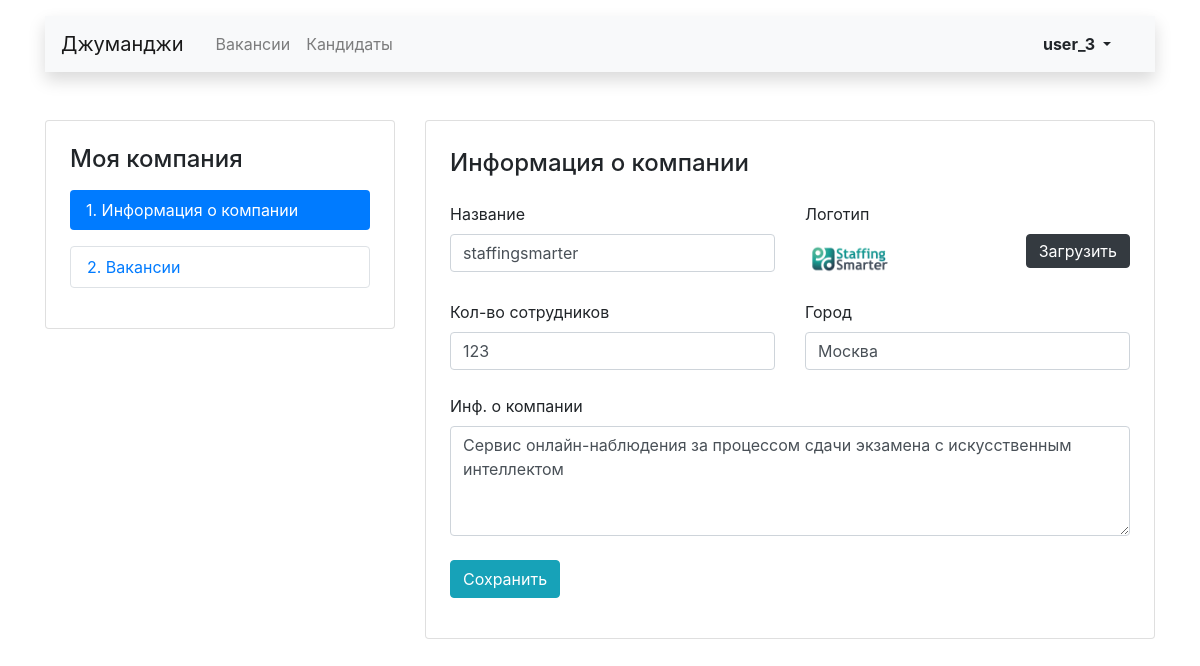
The page /mycompany/ (signed in) on the database as committed earlier.
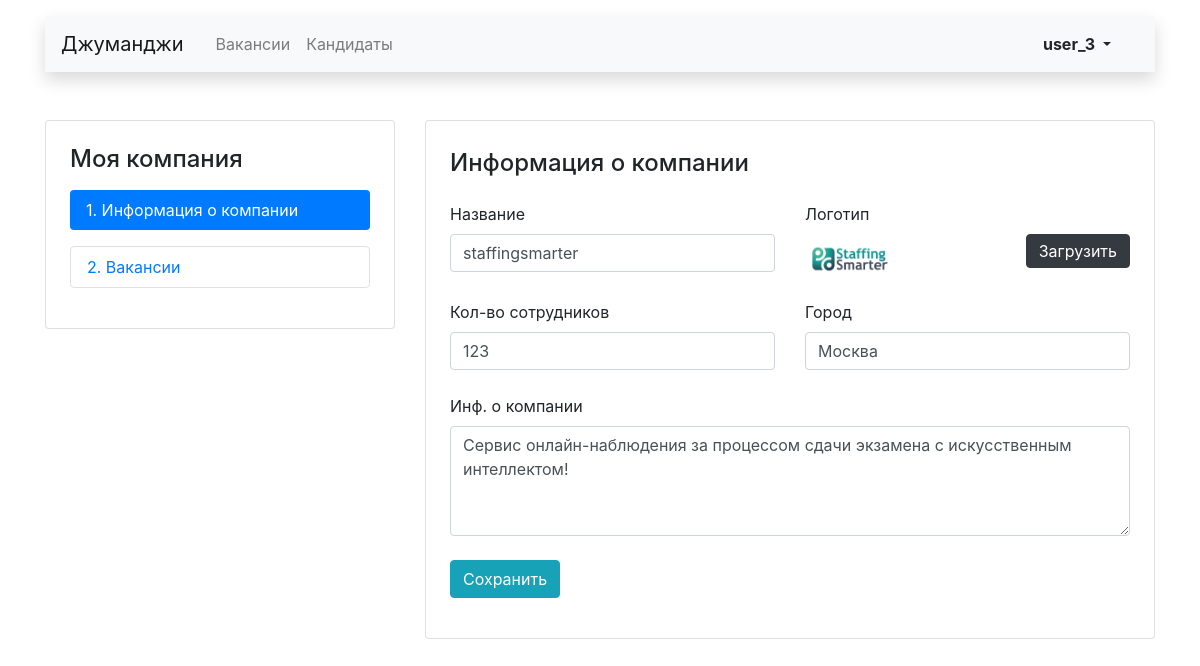
The same page on the database as committed later.
### main/models.py (models this page shows, shortened)
class Company(models.Model):
    name = models.CharField(max_length=50, verbose_name='Название')
    location = models.CharField(max_length=50, verbose_name='Город')
    logo = models.ImageField(
        upload_to='companies',
        default='https://place-hold.it/100x60', blank=True,
        verbose_name='Логотип',
    )
    description = models.TextField(blank=True, verbose_name='Инф. о компании')
    employee_count = models.IntegerField(default=0, verbose_name='Кол-во сотрудников')
    owner = models.OneToOneField(
        User,
        on_delete=models.CASCADE,
        verbose_name='Владелец',
        related_name='owner',
    )
    class Meta:
        verbose_name = 'Компанию'
        verbose_name_plural = 'Компании'
        ordering = ['pk']

### main/views.py (the view, shortened to what this page needs)
# urls.py: path('mycompany/', views.MyCompanyView.as_view(), name='my_company'),
class MyCompanyView(MyCompanyMixin, UpdateView):
    form_class = MyCompanyFrom
    template_name = 'main/mycompany/mycompany.html'
    def get_object(self, queryset=None):
        return self.kwargs['one_to_one_object']

### main/forms.py
class MyCompanyFrom(forms.ModelForm):
    class Meta:
        model = Company
        fields = ('name', 'logo', 'employee_count', 'location', 'description')
    def __init__(self, *args, **kwargs):
        super().__init__(*args, **kwargs)
        self.fields['description'].widget.attrs['rows'] = 4
        self.fields['logo'].widget = forms.FileInput(attrs={})
        for name_field, field in self.fields.items():
            if name_field != 'logo':
                field.widget.attrs['class'] = 'form-control'

### main/utils.py (called while the page is built)
    def user_is_authenticated(self, user: User) -> User:
        if not user.is_authenticated and self.custom_raise_exception:
            raise PermissionDenied("403; Не авторизован")
        return user

    def user_has_object(self, user: User, attr: str) -> object | None:
        user = self.user_is_authenticated(user)
        try:
            one_to_one_object = getattr(user, attr)
        except ObjectDoesNotExist:
            return None
        except AttributeError:
            raise self.raise_error_500(attr)
        return one_to_one_object

### main/templates/main/mycompany/mycompany.html (shortened to what this page needs)
{% extends 'main/main_layout.html' %}
{% block custom_body %}
<main class="container mt-3 pb-5">
    <div class="row mt-5">
        {% include 'main/mycompany/mycompany_nav.html' %}
        <div class="col-12 col-lg-8">
            <div class="card">
                <div class="card-body px-4 pb-4">
                    <section class="tab-pane fade show active">
                        <h2 class="h4 pt-2 pb-3">Информация о компании</h2>
                        <form class="" action='' enctype="multipart/form-data" method="post">
                            <div class="row">
                            {% for field in form %}
                                {% if field.name in 'logo' %}
                                    <div class="col-12 col-md-6">
                                        <div class="form-group">
                                            <p class="mb-2">{{ field.label }}</p>
                                            <div class="d-flex justify-content-between">
                                                <div><img src="{{ field.value.url }}" alt="logo" style="max-width: 120px; height: 50px;"></div>
                                                <div><label for="{{ field.id_for_label }}" class="btn btn-dark py-1">Загрузить</label></div>
                                            </div>
                                        </div>
                                    </div>
                                {% else %}
                                    <div class="col-12 {% if field.name not in 'description' %}col-md-6{% endif %}">
                                        <div class="form-group pb-2">
                                            <p class="mb-2">{{ field.label }}</p>
                                            {{ field }}
                                        </div>
                                    </div>
                                {% endif %}
                            {% endfor %}
                            </div>
                            <button type="submit" class="btn btn-info form-group">Сохранить</button>
                        </form>
                    </section>
                </div>
            </div>
        </div>
    </div>
</main>
{% endblock %}

Rows that differ between the two databases and show on the page:
changed Company "staffingsmarter": description "Сервис онлайн-наблюдения за процессом сдачи экзамена с искусственным интеллектом" → "Сервис онлайн-наблюдения за процессом сдачи экзамена с искусственным интеллектом!"
